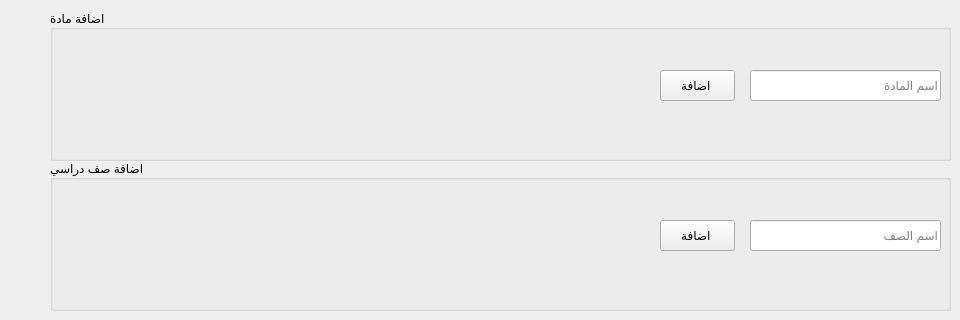
        <widget class="QWidget" name="tab_24">
         <property name="enabled">
          <bool>true</bool>
         </property>
         <attribute name="title">
          <string>اضافة بيانات</string>
         </attribute>
         <widget class="QGroupBox" name="groupBox_2">
          <property name="geometry">
           <rect>
            <x>50</x>
            <y>10</y>
            <width>901</width>
            <height>151</height>
           </rect>
          </property>
          <property name="title">
           <string>اضافة مادة</string>
          </property>
          <widget class="QLineEdit" name="lineEdit_38">
           <property name="geometry">
            <rect>
             <x>700</x>
             <y>60</y>
             <width>191</width>
             <height>31</height>
            </rect>
           </property>
           <property name="placeholderText">
            <string>اسم المادة</string>
           </property>
          </widget>
          <widget class="QPushButton" name="pushButton_26">
           <property name="geometry">
            <rect>
             <x>610</x>
             <y>60</y>
             <width>75</width>
             <height>31</height>
            </rect>
           </property>
           <property name="text">
            <string>اضافة </string>
           </property>
          </widget>
         </widget>
         <widget class="QGroupBox" name="groupBox_3">
          <property name="geometry">
           <rect>
            <x>50</x>
            <y>160</y>
            <width>901</width>
            <height>151</height>
           </rect>
          </property>
          <property name="title">
           <string>اضافة صف دراسي</string>
          </property>
          <widget class="QLineEdit" name="lineEdit_50">
           <property name="geometry">
            <rect>
             <x>700</x>
             <y>60</y>
             <width>191</width>
             <height>31</height>
            </rect>
           </property>
           <property name="placeholderText">
            <string>اسم الصف</string>
           </property>
          </widget>
          <widget class="QPushButton" name="pushButton_32">
           <property name="geometry">
            <rect>
             <x>610</x>
             <y>60</y>
             <width>75</width>
             <height>31</height>
            </rect>
           </property>
           <property name="text">
            <string>اضافة </string>
           </property>
          </widget>
         </widget>
        </widget>
